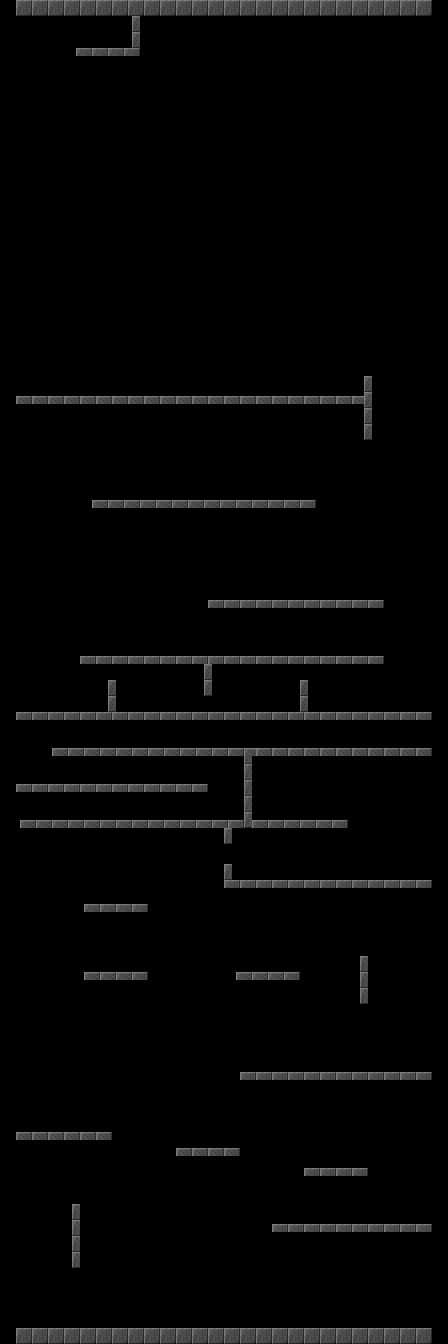

Rendered tile map (Tiled .tmx) drawn with the repository's tilesets; below, a short description and the map source with its tile grids summarised:
An orthogonal 112x336 tile map with 4x4 px tiles, 1 tile layer (Tile Layer 1), 3 tilesets and 11 objects.

<map version="1.0" orientation="orthogonal" renderorder="right-down" width="112" height="336" tilewidth="4" tileheight="4" nextobjectid="1">
 <tileset firstgid="1" name="upwell" tilewidth="16" tileheight="16" tilecount="360" columns="15">
  <image source="../../upwell/Assets/SpritesAndAnimations/Platforms/tiles.png" width="240" height="384" />
  <tile id="0">
   <objectgroup draworder="index">
    <object id="1" x="0" y="0" width="16" height="16" />
   </objectgroup>
  </tile>
  <tile id="1">
   <objectgroup draworder="index">
    <object id="1" x="0" y="0" width="16" height="16" />
    <object id="2" x="0" y="0" width="16" height="16" />
   </objectgroup>
  </tile>
  <tile id="46">
   <objectgroup draworder="index">
    <object id="1" x="0" y="0" width="16" height="16" />
    <object id="2" x="0" y="0" width="16" height="16" />
   </objectgroup>
  </tile>
  <tile id="48">
   <objectgroup draworder="index">
    <object id="1" x="0" y="0" width="16" height="16" />
    <object id="2" x="0" y="0" width="16" height="16" />
   </objectgroup>
  </tile>
 </tileset>
 <tileset firstgid="361" name="tiles" tilewidth="16" tileheight="8" tilecount="720" columns="15">
  <image source="../../upwell/Assets/SpritesAndAnimations/Platforms/tiles.png" width="240" height="384" />
  <tile id="1">
   <objectgroup draworder="index">
    <object id="1" x="0" y="0" width="16" height="8" />
   </objectgroup>
  </tile>
  <tile id="91">
   <objectgroup draworder="index">
    <object id="1" x="0" y="0" width="16" height="8" />
    <object id="2" x="0" y="0" width="16" height="8" />
   </objectgroup>
  </tile>
 </tileset>
 <tileset firstgid="1081" name="tilesV" tilewidth="8" tileheight="16" tilecount="720" columns="30">
  <image source="../../upwell/Assets/SpritesAndAnimations/Platforms/tiles.png" width="240" height="384" />
  <tile id="2">
   <objectgroup draworder="index">
    <object id="1" x="0" y="0" width="8" height="16" />
   </objectgroup>
  </tile>
 </tileset>
 <layer name="Tile Layer 1" width="112" height="336">
  <data>[37632 cells, 291 non-empty, 3 distinct tile ids]</data>
 </layer>
</map>
